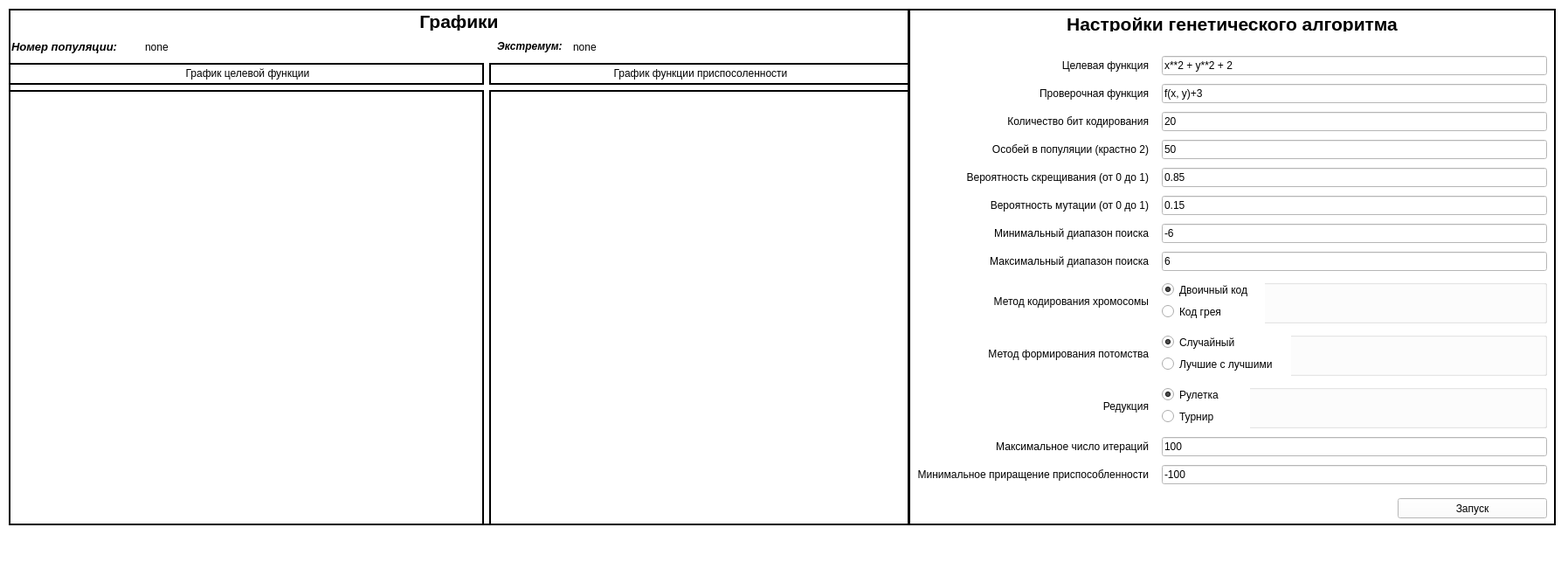
<?xml version="1.0" encoding="UTF-8"?>
<ui version="4.0">
 <class>MainWindow</class>
 <widget class="QMainWindow" name="MainWindow">
  <property name="geometry">
   <rect>
    <x>0</x>
    <y>0</y>
    <width>1795</width>
    <height>659</height>
   </rect>
  </property>
  <property name="windowTitle">
   <string>Генетический алгоритм</string>
  </property>
  <property name="styleSheet">
   <string notr="true">background-color: rgb(255, 255, 255);</string>
  </property>
  <widget class="QWidget" name="centralwidget">
   <widget class="QFrame" name="frame">
    <property name="geometry">
     <rect>
      <x>1020</x>
      <y>10</y>
      <width>761</width>
      <height>591</height>
     </rect>
    </property>
    <property name="styleSheet">
     <string notr="true">border-bottom: none</string>
    </property>
    <property name="frameShape">
     <enum>QFrame::Box</enum>
    </property>
    <property name="frameShadow">
     <enum>QFrame::Raised</enum>
    </property>
    <widget class="QWidget" name="gridWidget" native="true">
     <property name="geometry">
      <rect>
       <x>30</x>
       <y>50</y>
       <width>721</width>
       <height>501</height>
      </rect>
     </property>
     <layout class="QGridLayout" name="gridLayout">
      <property name="horizontalSpacing">
       <number>15</number>
      </property>
      <item row="4" column="0">
       <widget class="QLabel" name="label_6">
        <property name="text">
         <string>Особей в популяции (крастно 2)</string>
        </property>
        <property name="alignment">
         <set>Qt::AlignRight|Qt::AlignTrailing|Qt::AlignVCenter</set>
        </property>
       </widget>
      </item>
      <item row="11" column="0">
       <widget class="QLabel" name="label_12">
        <property name="text">
         <string>Редукция</string>
        </property>
        <property name="alignment">
         <set>Qt::AlignRight|Qt::AlignTrailing|Qt::AlignVCenter</set>
        </property>
       </widget>
      </item>
      <item row="2" column="0">
       <widget class="QLabel" name="label_3">
        <property name="text">
         <string>Проверочная функция</string>
        </property>
        <property name="alignment">
         <set>Qt::AlignRight|Qt::AlignTrailing|Qt::AlignVCenter</set>
        </property>
       </widget>
      </item>
      <item row="2" column="1">
       <widget class="QLineEdit" name="fitFunc">
        <property name="text">
         <string>f(x, y)+3</string>
        </property>
       </widget>
      </item>
      <item row="3" column="1">
       <widget class="QLineEdit" name="N">
        <property name="text">
         <string>20</string>
        </property>
       </widget>
      </item>
      <item row="7" column="0">
       <widget class="QLabel" name="label_8">
        <property name="text">
         <string>Минимальный диапазон поиска</string>
        </property>
        <property name="alignment">
         <set>Qt::AlignRight|Qt::AlignTrailing|Qt::AlignVCenter</set>
        </property>
       </widget>
      </item>
      <item row="10" column="0">
       <widget class="QLabel" name="label_11">
        <property name="text">
         <string>Метод формирования потомства</string>
        </property>
        <property name="alignment">
         <set>Qt::AlignRight|Qt::AlignTrailing|Qt::AlignVCenter</set>
        </property>
       </widget>
      </item>
      <item row="5" column="0">
       <widget class="QLabel" name="label_5">
        <property name="text">
         <string>Вероятность скрещивания (от 0 до 1)</string>
        </property>
        <property name="alignment">
         <set>Qt::AlignRight|Qt::AlignTrailing|Qt::AlignVCenter</set>
        </property>
       </widget>
      </item>
      <item row="8" column="0">
       <widget class="QLabel" name="label_9">
        <property name="text">
         <string>Максимальный диапазон поиска</string>
        </property>
        <property name="alignment">
         <set>Qt::AlignRight|Qt::AlignTrailing|Qt::AlignVCenter</set>
        </property>
       </widget>
      </item>
      <item row="13" column="0">
       <widget class="QLabel" name="label_14">
        <property name="text">
         <string>Минимальное приращение приспособленности</string>
        </property>
        <property name="alignment">
         <set>Qt::AlignRight|Qt::AlignTrailing|Qt::AlignVCenter</set>
        </property>
       </widget>
      </item>
      <item row="11" column="1">
       <widget class="QGroupBox" name="groupBox_3">
        <property name="maximumSize">
         <size>
          <width>16777215</width>
          <height>50</height>
         </size>
        </property>
        <property name="title">
         <string/>
        </property>
        <widget class="QWidget" name="layoutWidget">
         <property name="geometry">
          <rect>
           <x>0</x>
           <y>0</y>
           <width>101</width>
           <height>50</height>
          </rect>
         </property>
         <layout class="QVBoxLayout" name="verticalLayout_3">
          <item>
           <widget class="QRadioButton" name="radio_roulete">
            <property name="text">
             <string>Рулетка</string>
            </property>
            <property name="checked">
             <bool>true</bool>
            </property>
           </widget>
          </item>
          <item>
           <widget class="QRadioButton" name="radio_tournament">
            <property name="text">
             <string>Турнир</string>
            </property>
           </widget>
          </item>
         </layout>
        </widget>
       </widget>
      </item>
      <item row="13" column="1">
       <widget class="QLineEdit" name="dF">
        <property name="text">
         <string>-100</string>
        </property>
       </widget>
      </item>
      <item row="4" column="1">
       <widget class="QLineEdit" name="popCount">
        <property name="text">
         <string>50</string>
        </property>
       </widget>
      </item>
      <item row="6" column="0">
       <widget class="QLabel" name="label_7">
        <property name="text">
         <string>Вероятность мутации (от 0 до 1)</string>
        </property>
        <property name="alignment">
         <set>Qt::AlignRight|Qt::AlignTrailing|Qt::AlignVCenter</set>
        </property>
       </widget>
      </item>
      <item row="3" column="0">
       <widget class="QLabel" name="label_4">
        <property name="text">
         <string>Количество бит кодирования</string>
        </property>
        <property name="alignment">
         <set>Qt::AlignRight|Qt::AlignTrailing|Qt::AlignVCenter</set>
        </property>
       </widget>
      </item>
      <item row="1" column="1">
       <widget class="QLineEdit" name="objFunc">
        <property name="text">
         <string>x**2 + y**2 + 2</string>
        </property>
       </widget>
      </item>
      <item row="1" column="0">
       <widget class="QLabel" name="label_2">
        <property name="text">
         <string>Целевая функция</string>
        </property>
        <property name="alignment">
         <set>Qt::AlignRight|Qt::AlignTrailing|Qt::AlignVCenter</set>
        </property>
       </widget>
      </item>
      <item row="9" column="1">
       <widget class="QGroupBox" name="groupBox">
        <property name="maximumSize">
         <size>
          <width>16777215</width>
          <height>50</height>
         </size>
        </property>
        <property name="title">
         <string/>
        </property>
        <property name="checked">
         <bool>false</bool>
        </property>
        <widget class="QWidget" name="layoutWidget">
         <property name="geometry">
          <rect>
           <x>0</x>
           <y>0</y>
           <width>118</width>
           <height>50</height>
          </rect>
         </property>
         <layout class="QVBoxLayout" name="verticalLayout">
          <item>
           <widget class="QRadioButton" name="radio_binCode">
            <property name="text">
             <string>Двоичный код</string>
            </property>
            <property name="checked">
             <bool>true</bool>
            </property>
           </widget>
          </item>
          <item>
           <widget class="QRadioButton" name="radio_greyCode">
            <property name="text">
             <string>Код грея</string>
            </property>
           </widget>
          </item>
         </layout>
        </widget>
       </widget>
      </item>
      <item row="7" column="1">
       <widget class="QLineEdit" name="minL">
        <property name="text">
         <string>-6</string>
        </property>
       </widget>
      </item>
      <item row="5" column="1">
       <widget class="QLineEdit" name="Pc">
        <property name="text">
         <string>0.85</string>
        </property>
       </widget>
      </item>
      <item row="12" column="1">
       <widget class="QLineEdit" name="MAX">
        <property name="text">
         <string>100</string>
        </property>
       </widget>
      </item>
      <item row="8" column="1">
       <widget class="QLineEdit" name="maxL">
        <property name="text">
         <string>6</string>
        </property>
       </widget>
      </item>
      <item row="9" column="0">
       <widget class="QLabel" name="label_10">
        <property name="text">
         <string>Метод кодирования хромосомы</string>
        </property>
        <property name="alignment">
         <set>Qt::AlignRight|Qt::AlignTrailing|Qt::AlignVCenter</set>
        </property>
       </widget>
      </item>
      <item row="12" column="0">
       <widget class="QLabel" name="label_13">
        <property name="text">
         <string>Максимальное число итераций</string>
        </property>
        <property name="alignment">
         <set>Qt::AlignRight|Qt::AlignTrailing|Qt::AlignVCenter</set>
        </property>
       </widget>
      </item>
      <item row="10" column="1">
       <widget class="QGroupBox" name="groupBox_2">
        <property name="maximumSize">
         <size>
          <width>16777215</width>
          <height>50</height>
         </size>
        </property>
        <property name="title">
         <string/>
        </property>
        <widget class="QWidget" name="layoutWidget">
         <property name="geometry">
          <rect>
           <x>0</x>
           <y>0</y>
           <width>148</width>
           <height>50</height>
          </rect>
         </property>
         <layout class="QVBoxLayout" name="verticalLayout_2">
          <item>
           <widget class="QRadioButton" name="radio_parentRandom">
            <property name="text">
             <string>Случайный</string>
            </property>
            <property name="checked">
             <bool>true</bool>
            </property>
           </widget>
          </item>
          <item>
           <widget class="QRadioButton" name="radion_winToWin">
            <property name="text">
             <string>Лучшие с лучшими</string>
            </property>
           </widget>
          </item>
         </layout>
        </widget>
       </widget>
      </item>
      <item row="6" column="1">
       <widget class="QLineEdit" name="Pm">
        <property name="text">
         <string>0.15</string>
        </property>
       </widget>
      </item>
     </layout>
    </widget>
    <widget class="QPushButton" name="RunGA">
     <property name="geometry">
      <rect>
       <x>580</x>
       <y>560</y>
       <width>171</width>
       <height>23</height>
      </rect>
     </property>
     <property name="text">
      <string>Запуск</string>
     </property>
    </widget>
    <widget class="QFrame" name="frame_2">
     <property name="geometry">
      <rect>
       <x>20</x>
       <y>0</y>
       <width>741</width>
       <height>591</height>
      </rect>
     </property>
     <property name="styleSheet">
      <string notr="true">border: 2px solid black;
</string>
     </property>
     <property name="frameShape">
      <enum>QFrame::StyledPanel</enum>
     </property>
     <property name="frameShadow">
      <enum>QFrame::Raised</enum>
     </property>
     <widget class="QLabel" name="label">
      <property name="geometry">
       <rect>
        <x>10</x>
        <y>5</y>
        <width>721</width>
        <height>21</height>
       </rect>
      </property>
      <property name="styleSheet">
       <string notr="true">border: none;</string>
      </property>
      <property name="text">
       <string>&lt;html&gt;&lt;head/&gt;&lt;body&gt;&lt;p align=&quot;center&quot;&gt;&lt;span style=&quot; font-family:'Times New Roman'; font-size:16pt; font-weight:600;&quot;&gt;Настройки генетического алгоритма&lt;/p&gt;&lt;/body&gt;&lt;/html&gt;</string>
      </property>
      <property name="textFormat">
       <enum>Qt::AutoText</enum>
      </property>
      <property name="alignment">
       <set>Qt::AlignCenter</set>
      </property>
     </widget>
    </widget>
    <zorder>frame_2</zorder>
    <zorder>gridWidget</zorder>
    <zorder>RunGA</zorder>
   </widget>
   <widget class="QFrame" name="frame_3">
    <property name="geometry">
     <rect>
      <x>10</x>
      <y>10</y>
      <width>1031</width>
      <height>591</height>
     </rect>
    </property>
    <property name="styleSheet">
     <string notr="true">border: 2px solid black;</string>
    </property>
    <property name="frameShape">
     <enum>QFrame::StyledPanel</enum>
    </property>
    <property name="frameShadow">
     <enum>QFrame::Raised</enum>
    </property>
    <widget class="QWidget" name="gridWidget_3" native="true">
     <property name="geometry">
      <rect>
       <x>0</x>
       <y>0</y>
       <width>1031</width>
       <height>591</height>
      </rect>
     </property>
     <property name="styleSheet">
      <string notr="true"/>
     </property>
     <layout class="QGridLayout" name="gridLayout_3">
      <item row="4" column="2" colspan="2">
       <widget class="QWidget" name="fitWidget" native="true">
        <property name="styleSheet">
         <string notr="true"/>
        </property>
       </widget>
      </item>
      <item row="0" column="0" colspan="4">
       <widget class="QLabel" name="label_27">
        <property name="maximumSize">
         <size>
          <width>16777215</width>
          <height>25</height>
         </size>
        </property>
        <property name="styleSheet">
         <string notr="true">border-bottom: 1px;</string>
        </property>
        <property name="text">
         <string>&lt;html&gt;&lt;head/&gt;&lt;body&gt;&lt;p align=&quot;center&quot;&gt;&lt;span style=&quot; font-family:'Times New Roman'; font-size:16pt; font-weight:600;&quot;&gt;Графики&lt;/span&gt;&lt;/p&gt;&lt;/body&gt;&lt;/html&gt;</string>
        </property>
        <property name="textFormat">
         <enum>Qt::AutoText</enum>
        </property>
        <property name="alignment">
         <set>Qt::AlignCenter</set>
        </property>
       </widget>
      </item>
      <item row="3" column="0" colspan="2">
       <widget class="QLabel" name="label_26">
        <property name="maximumSize">
         <size>
          <width>16777215</width>
          <height>25</height>
         </size>
        </property>
        <property name="styleSheet">
         <string notr="true"/>
        </property>
        <property name="text">
         <string>&lt;html&gt;&lt;head/&gt;&lt;body&gt;&lt;p align=&quot;center&quot;&gt;График целевой функции&lt;/p&gt;&lt;/body&gt;&lt;/html&gt;</string>
        </property>
       </widget>
      </item>
      <item row="3" column="2" colspan="2">
       <widget class="QLabel" name="label_24">
        <property name="maximumSize">
         <size>
          <width>16777215</width>
          <height>25</height>
         </size>
        </property>
        <property name="styleSheet">
         <string notr="true"/>
        </property>
        <property name="text">
         <string>&lt;html&gt;&lt;head/&gt;&lt;body&gt;&lt;p align=&quot;center&quot;&gt;График функции приспосоленности&lt;/p&gt;&lt;/body&gt;&lt;/html&gt;</string>
        </property>
       </widget>
      </item>
      <item row="2" column="1">
       <widget class="QLabel" name="countPopulation">
        <property name="maximumSize">
         <size>
          <width>16777215</width>
          <height>25</height>
         </size>
        </property>
        <property name="styleSheet">
         <string notr="true">border: none;</string>
        </property>
        <property name="text">
         <string>none</string>
        </property>
       </widget>
      </item>
      <item row="2" column="2">
       <widget class="QLabel" name="label_22">
        <property name="maximumSize">
         <size>
          <width>87</width>
          <height>25</height>
         </size>
        </property>
        <property name="styleSheet">
         <string notr="true">border: none;</string>
        </property>
        <property name="text">
         <string>&lt;html&gt;&lt;head/&gt;&lt;body&gt;&lt;p&gt;&lt;span style=&quot; font-weight:600; font-style:italic;&quot;&gt;Экстремум: &lt;/span&gt;&lt;/p&gt;&lt;/body&gt;&lt;/html&gt;</string>
        </property>
        <property name="alignment">
         <set>Qt::AlignRight|Qt::AlignTrailing|Qt::AlignVCenter</set>
        </property>
       </widget>
      </item>
      <item row="2" column="0">
       <widget class="QLabel" name="label_23">
        <property name="maximumSize">
         <size>
          <width>150</width>
          <height>25</height>
         </size>
        </property>
        <property name="layoutDirection">
         <enum>Qt::RightToLeft</enum>
        </property>
        <property name="styleSheet">
         <string notr="true">border: none;
border-left: 2px solid black;</string>
        </property>
        <property name="text">
         <string>&lt;html&gt;&lt;head/&gt;&lt;body&gt;&lt;p&gt;&lt;span style=&quot; font-size:10pt; font-weight:600; font-style:italic;&quot;&gt;Номер популяции: &lt;/span&gt;&lt;/p&gt;&lt;/body&gt;&lt;/html&gt;</string>
        </property>
        <property name="alignment">
         <set>Qt::AlignLeading|Qt::AlignLeft|Qt::AlignVCenter</set>
        </property>
       </widget>
      </item>
      <item row="2" column="3">
       <widget class="QLabel" name="valueExtremum">
        <property name="maximumSize">
         <size>
          <width>16777215</width>
          <height>25</height>
         </size>
        </property>
        <property name="styleSheet">
         <string notr="true">border: none;
border-right: 2px solid black;</string>
        </property>
        <property name="text">
         <string>none</string>
        </property>
       </widget>
      </item>
      <item row="4" column="0" colspan="2">
       <widget class="QWidget" name="objWidget" native="true"/>
      </item>
     </layout>
    </widget>
   </widget>
  </widget>
  <widget class="QMenuBar" name="menubar">
   <property name="geometry">
    <rect>
     <x>0</x>
     <y>0</y>
     <width>1795</width>
     <height>20</height>
    </rect>
   </property>
  </widget>
  <widget class="QStatusBar" name="statusbar"/>
 </widget>
 <resources/>
 <connections/>
</ui>
